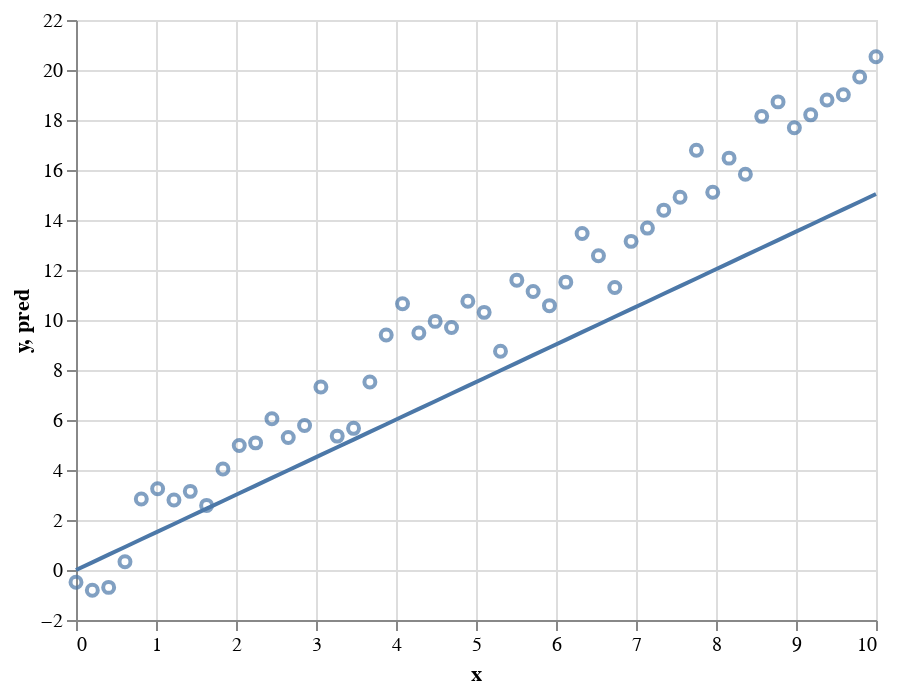

The cell this chart's notebook holds for it:
### Code cell
# learning via gradient descent
eta = .001 
m_t = 1
iters = 10

for i in range(iters):
    d = dmse(xs, ys, m_t)
    m_t -= d * eta
    preds = get_preds(m_t, xs)
    c = plot_line(xs, ys, m_t)

### Figure 1 — Vega-Lite specification as saved in the notebook (floating-point values rounded to 4 significant figures)
{"config": {"view": {"continuousWidth": 400, "continuousHeight": 300}}, "layer": [{"mark": "point", "encoding": {"x": {"type": "quantitative", "field": "x"}, "y": {"type": "quantitative", "field": "y"}}}, {"mark": "line", "encoding": {"x": {"type": "quantitative", "field": "x"}, "y": {"type": "quantitative", "field": "pred"}}}], "data": {"name": "data-9b7dbd0a2ff4a09d56cec0ea87474a5f"}, "$schema": "https://vega.github.io/schema/vega-lite/v4.8.1.json", "datasets": {"data-9b7dbd0a2ff4a09d56cec0ea87474a5f": [{"x": 0.0, "y": -0.4934, "pred": 0.0}, {"x": 0.2041, "y": -0.8068, "pred": 0.3069}, {"x": 0.4082, "y": -0.695, "pred": 0.6138}, {"x": 0.6122, "y": 0.332, "pred": 0.9207}, {"x": 0.8163, "y": 2.841, "pred": 1.228}, {"x": 1.02, "y": 3.249, "pred": 1.535}, {"x": 1.224, "y": 2.801, "pred": 1.841}, {"x": 1.429, "y": 3.145, "pred": 2.148}, {"x": 1.633, "y": 2.584, "pred": 2.455}, {"x": 1.837, "y": 4.042, "pred": 2.762}, {"x": 2.041, "y": 4.983, "pred": 3.069}, {"x": 2.245, "y": 5.085, "pred": 3.376}, {"x": 2.449, "y": 6.051, "pred": 3.683}, {"x": 2.653, "y": 5.3, "pred": 3.99}, {"x": 2.857, "y": 5.782, "pred": 4.297}, {"x": 3.061, "y": 7.323, "pred": 4.604}, {"x": 3.265, "y": 5.355, "pred": 4.91}, {"x": 3.469, "y": 5.666, "pred": 5.217}, {"x": 3.673, "y": 7.522, "pred": 5.524}, {"x": 3.878, "y": 9.398, "pred": 5.831}, {"x": 4.082, "y": 10.65, "pred": 6.138}, {"x": 4.286, "y": 9.48, "pred": 6.445}, {"x": 4.49, "y": 9.945, "pred": 6.752}, {"x": 4.694, "y": 9.7, "pred": 7.059}, {"x": 4.898, "y": 10.75, "pred": 7.366}, {"x": 5.102, "y": 10.31, "pred": 7.673}, {"x": 5.306, "y": 8.753, "pred": 7.979}, {"x": 5.51, "y": 11.59, "pred": 8.286}, {"x": 5.714, "y": 11.14, "pred": 8.593}, {"x": 5.918, "y": 10.57, "pred": 8.9}, {"x": 6.122, "y": 11.51, "pred": 9.207}, {"x": 6.327, "y": 13.46, "pred": 9.514}, {"x": 6.531, "y": 12.57, "pred": 9.821}, {"x": 6.735, "y": 11.3, "pred": 10.13}, {"x": 6.939, "y": 13.15, "pred": 10.43}, {"x": 7.143, "y": 13.68, "pred": 10.74}, {"x": 7.347, "y": 14.39, "pred": 11.05}, {"x": 7.551, "y": 14.91, "pred": 11.36}, {"x": 7.755, "y": 16.79, "pred": 11.66}, {"x": 7.959, "y": 15.11, "pred": 11.97}, {"x": 8.163, "y": 16.47, "pred": 12.28}, {"x": 8.367, "y": 15.83, "pred": 12.58}, {"x": 8.571, "y": 18.15, "pred": 12.89}, {"x": 8.776, "y": 18.72, "pred": 13.2}, {"x": 8.98, "y": 17.69, "pred": 13.5}, {"x": 9.184, "y": 18.21, "pred": 13.81}, {"x": 9.388, "y": 18.8, "pred": 14.12}, {"x": 9.592, "y": 19.01, "pred": 14.42}, {"x": 9.796, "y": 19.72, "pred": 14.73}, {"x": 10.0, "y": 20.53, "pred": 15.04}]}}
